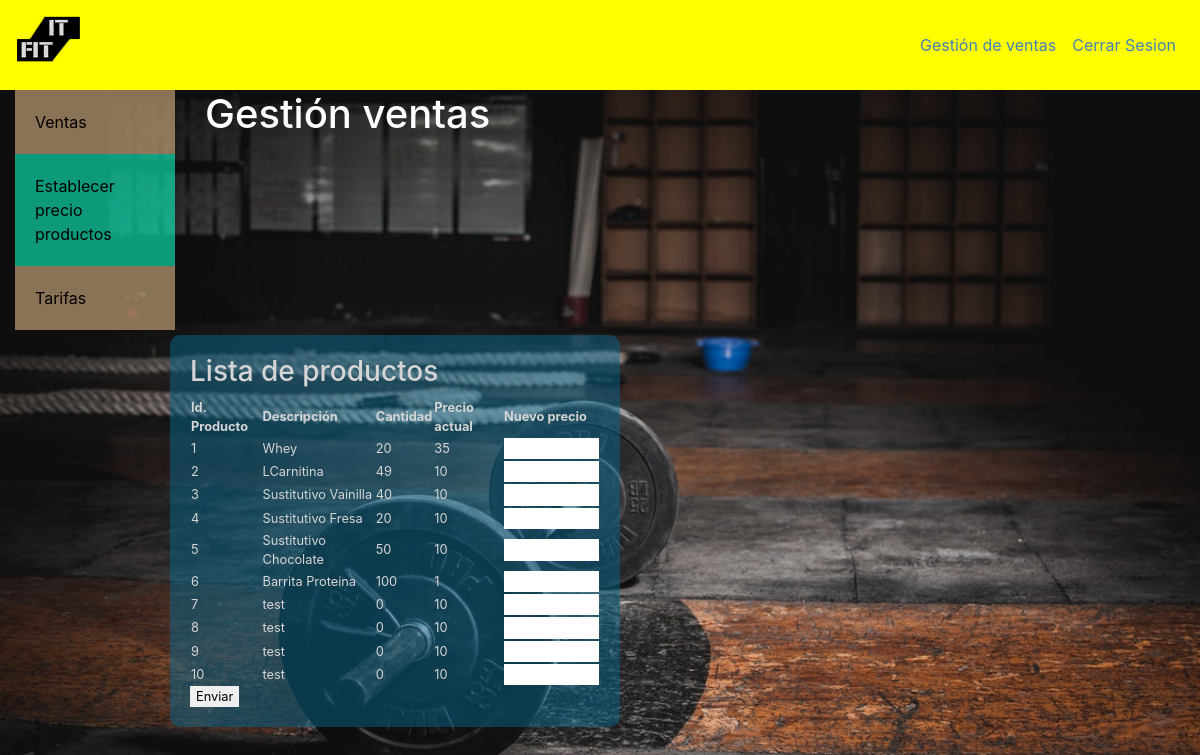
Before: /Ventas/precios.php with the older database file.
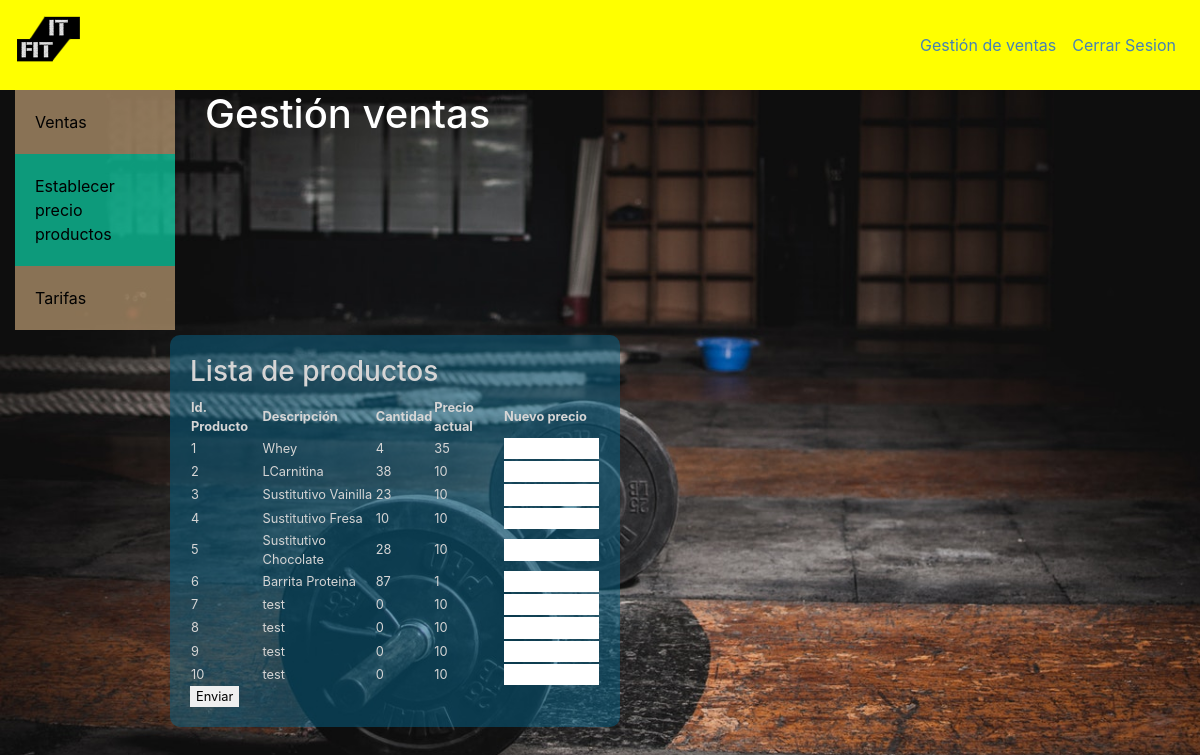
After: the same page with the newer database file.
### tables this page shows
CREATE TABLE `productos` (
  `IdProducto` int(11) NOT NULL,
  `Descripcion` varchar(30) DEFAULT NULL,
  `Cantidad` int(11) DEFAULT NULL,
  `Precio` float DEFAULT NULL
);

### Ventas/precios.php (the view, shortened to what this page needs)
<!DOCTYPE html>
<html>
    <head>
        <link rel="stylesheet" type="text/css" href="../styles/estilos.css">
        <link rel="stylesheet" type="text/css" href="../styles/form.css">
        <link rel="stylesheet" href="../styles/inicio.css">
        <link rel="stylesheet" href="https://stackpath.bootstrapcdn.com/bootstrap/4.4.1/css/bootstrap.min.css">
    </head>
    <body>
        <nav class="navbar sticky-top navbar-expand-lg navbar-dark header">
            <a href="../inicio.html" class="navbar-brand mr-auto">
                <img src="../img/Logo.png" alt="ITFit" width="64" height="64"/>
            </a>
            <span class="areagestion navbar-text">
                <ul class="navbar-nav">
                    <li class="nav-link">
                        <a class ="enlace" href="#">Gestión de ventas</a>
                    </li>
                    <li class="nav-link">
                        <a class ="enlace" href="../php/logout.php">Cerrar Sesion</a>
                    </li>
                </ul>
            </span>
        </nav>
        <div class="inicio container">
            <div class="row">
                <div class="vertical-menu col-lg-2 col-sm-3">
                    <a href="./Ventas.php">Ventas</a>
                    <a href="./precios.php" class="active">Establecer precio productos</a>
                    <a href="./tarifas.php">Tarifas</a>
                </div>
                <div class="col-lg-6 col-sm-6">
                    <h1>Gestión ventas</h1>
                </div>
            </div>
        </div>
        <div class="row">
            <div class="col-lg-8 col-sm-6">
                <form style="width:450px" action="../php/Ventas/cambiarPrecios.php" method="post">
                    <h3>Lista de productos</h3>
                    <?php
                        $db = mysqli_connect(DB_SERVER,DB_USERNAME,DB_PASSWORD,DB_DATABASE) or die ("<h5>No puedo conectarme a la BD.</h5>");
                        $consulta = "Select * from Productos Order By IdProducto" ;
                        $resultado = mysqli_query( $db, $consulta ) or die ( "Algo ha ido mal en la consulta a la base de datos");
                        echo "<table borde='2'>";
                        echo "<tr>";
                        echo "<th>Id. Producto</th>";
                        echo "<th>Descripción</th>";
                        echo "<th>Cantidad</th>";
                        echo "<th>Precio actual</th>";
                        echo "<th>Nuevo precio</th>";
                        echo "</tr>";
                        while($fila = mysqli_fetch_array($resultado)){
                            echo "<tr>";
                            echo "<td>" . $fila['IdProducto'] . "</td><td>" . $fila['Descripcion'] . "</td><td>" . $fila['Cantidad'] ."</td><td>" . $fila['Precio'] . "</td><td><input name=" . $fila['IdProducto'] . " type=number min=0 max=99999 size=20>"
                            . "</td>";
                            echo "</tr>";
                        }
                        echo "</table>";
                    ?>
                    <input type=submit value=Enviar>
                </form>
            </div>
        </div>
    </body>
</html>

Changed rows visible on the page:
changed productos "Whey": Cantidad "20" → "4"
changed productos "LCarnitina": Cantidad "49" → "38"
changed productos "Sustitutivo Vainilla": Cantidad "40" → "23"
changed productos "Sustitutivo Fresa": Cantidad "20" → "10"
changed productos "Sustitutivo Chocolate": Cantidad "50" → "28"
changed productos "Barrita Proteina": Cantidad "100" → "87"
